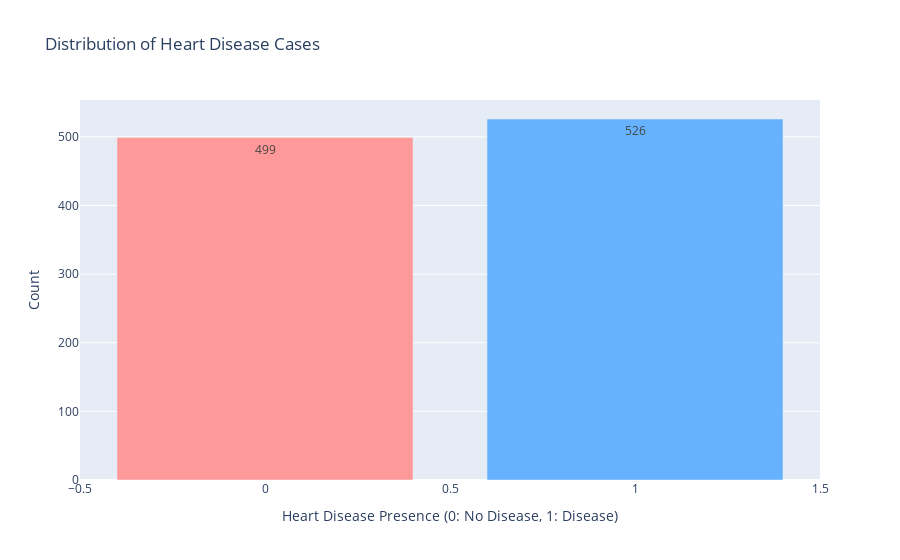

Notebook source saved alongside this figure:
### Code cell
# Count the number of cases (presence of heart disease) and non-cases
case_counts = heart['disease'].value_counts()

# Create a bar plot using Plotly Express
fig = px.bar(x=case_counts.index, y=case_counts.values, color=case_counts.index, text=case_counts.values,
             title="Distribution of Heart Disease Cases", labels={"x": "Heart Disease Presence (0: No Disease, 1: Disease)", "y": "Count"})
fig.update_traces(marker_color=["#66B2FF", "#FF9999"])
fig.update_xaxes(categoryorder="total ascending")
fig.update_yaxes(title_text="Count")

fig.show()

### Figure 1 — Plotly figure (JSON) as saved in the notebook; plotly's stock layout.template omitted (floating-point values rounded to 4 significant figures)
{"data": [{"alignmentgroup": "True", "hovertemplate": "Heart Disease Presence (0: No Disease, 1: Disease)=%{x}<br>Count=%{y}<br>text=%{text}<br>color=%{marker.color}<extra></extra>", "legendgroup": "", "marker": {"color": ["#66B2FF", "#FF9999"], "coloraxis": "coloraxis"}, "name": "", "offsetgroup": "", "orientation": "v", "showlegend": false, "text": [526, 499], "textposition": "auto", "type": "bar", "x": [1, 0], "xaxis": "x", "y": [526, 499], "yaxis": "y"}], "layout": {"barmode": "relative", "coloraxis": {"colorbar": {"title": {"text": "color"}}, "colorscale": [[0, "#0d0887"], [0.1111, "#46039f"], [0.2222, "#7201a8"], [0.3333, "#9c179e"], [0.4444, "#bd3786"], [0.5556, "#d8576b"], [0.6667, "#ed7953"], [0.7778, "#fb9f3a"], [0.8889, "#fdca26"], [1, "#f0f921"]]}, "legend": {"tracegroupgap": 0}, "title": {"text": "Distribution of Heart Disease Cases"}, "xaxis": {"anchor": "y", "categoryorder": "total ascending", "domain": [0, 1], "title": {"text": "Heart Disease Presence (0: No Disease, 1: Disease)"}}, "yaxis": {"anchor": "x", "domain": [0, 1], "title": {"text": "Count"}}}}
